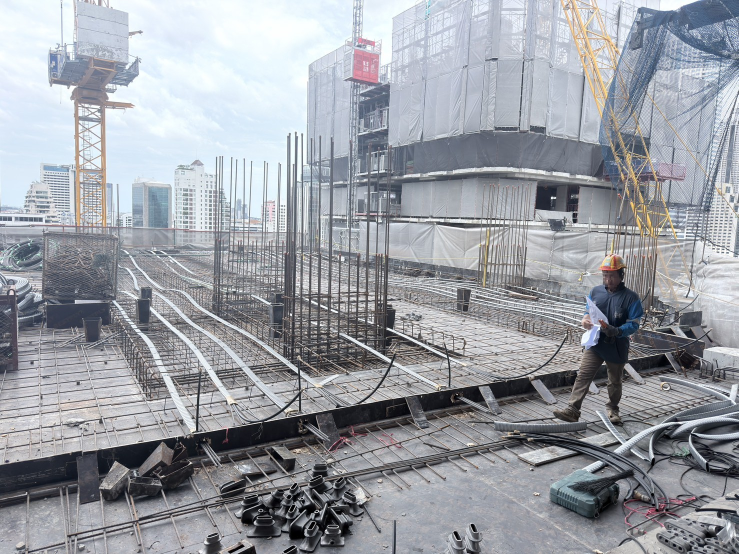
#> input picture data/raw/custom_capture/0006.jpg, 1477 x 1108 px (shown at 1/2 size)
$ python -i faceblur.py   (imports and definitions only)
#> lines starting #> are read from the running program, lines starting #| are printed output that depends on the picture
#> further down, picture is the input picture: PIL image 1477x1108 RGB; mean R, G, B 154.6, 157.9, 164.7
"""Face anonymisation for images and video frames before they enter a dataset (PDPA: faces are personal data).

CPU only: an OpenCV Haar cascade detects frontal faces; PIL blurs a padded square around each face.
The detector is injectable so tests never need the cascade file. Unavailable OpenCV or a missing
cascade degrades to "no faces found" here; callers that promise anonymisation check ``available()``
first and fail closed (upload/connector ingest and video frame extraction).
"""

import logging
from collections.abc import Callable
from functools import lru_cache

import numpy as np
from PIL import Image, ImageFilter

log = logging.getLogger(__name__)

CASCADE_FILE = "haarcascade_frontalface_default.xml"
MAX_DETECT_PX = 640  # downscale before detection; boxes are scaled back
Detector = Callable[[np.ndarray], list[tuple[int, int, int, int]]]


@lru_cache(maxsize=1)
def _cascade():
    """The Haar classifier, or None (logged once) when OpenCV or the cascade is unavailable."""
    try:
        import cv2

        classifier = cv2.CascadeClassifier(cv2.data.haarcascades + CASCADE_FILE)
        if classifier.empty():
            raise RuntimeError("cascade file could not be loaded")
        return classifier
    except Exception as exc:  # no cv2, no cv2.data, corrupt install — degrade, never raise
        log.warning("face detection unavailable (%s); callers that promise anonymisation must fail closed", exc)
        return None


def available() -> bool:
    """True when the Haar detector can actually run (fail-closed callers check this)."""
    return _cascade() is not None


def detect_faces(gray: np.ndarray) -> list[tuple[int, int, int, int]]:
    """Frontal faces in a grayscale array as (x, y, w, h) pixels; [] when detection is unavailable."""
    classifier = _cascade()
    if classifier is None or gray is None:
        return []
    arr = np.asarray(gray)
    if arr.ndim == 3:
        arr = arr[..., :3].mean(axis=2)
    if arr.dtype != np.uint8:
        arr = arr.astype(np.uint8)
    try:
        faces = classifier.detectMultiScale(arr, scaleFactor=1.1, minNeighbors=5, minSize=(24, 24))
    except Exception:  # OpenCV assertion on odd shapes must not break ingest
        log.exception("face detection failed")
        return []
    return [(int(x), int(y), int(w), int(h)) for x, y, w, h in faces]


def _region(box: tuple[int, int, int, int], width: int, height: int) -> tuple[int, int, int, int]:
    """Padded square around a face, clamped to the image."""
    x, y, w, h = box
    cx, cy = x + w / 2, y + h / 2
    half = max(w, h) / 2 + max(w, h) * 0.25
    return (max(0, int(cx - half)), max(0, int(cy - half)), min(width, int(cx + half)), min(height, int(cy + half)))


def blur_faces(im: Image.Image, detector: Detector | None = None) -> tuple[Image.Image, int]:
    """Blur every detected face; return (image, faces_blurred).

    Returns the same image object when nothing was found. The blur radius grows with the face so
    a close-up is not merely softened.
    """
    work = im if im.mode == "RGB" else im.convert("RGB")
    width, height = work.size
#> width = 1477; height = 1108
    scale = min(1.0, MAX_DETECT_PX / max(width, height))
#> scale = 0.433
    small = work if scale >= 1.0 else work.resize((max(1, round(width * scale)), max(1, round(height * scale))))
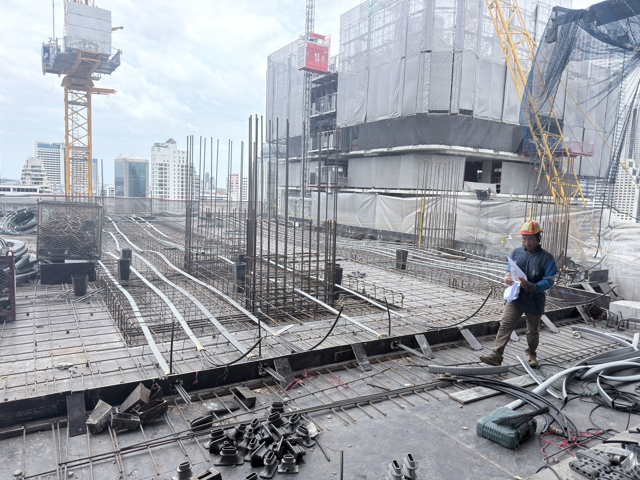
#> small: PIL image 640x480 RGB; mean R, G, B 154.6, 157.9, 164.7
    boxes = (detector or detect_faces)(np.asarray(small.convert("L")))
#> in detect_faces, `arr = np.asarray(gray)`:
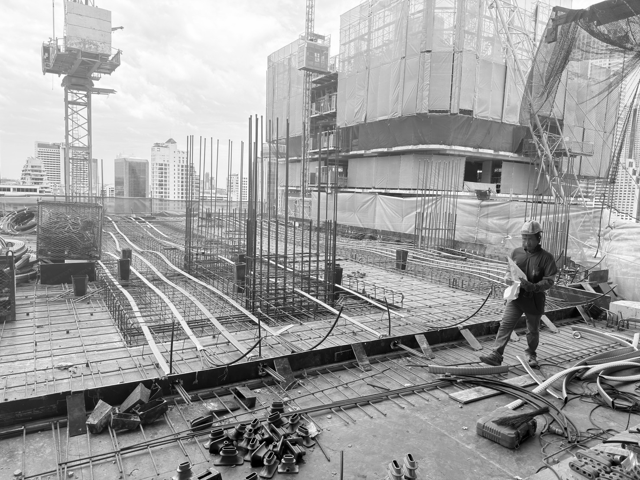
#> arr: shape (480, 640); min 0, max 255, mean 157.7
#> in detect_faces, `faces = classifier.detectMultiScale(arr, scaleFactor=1.1, minNeighbors..`: faces = ()
#> boxes = []
    if not boxes:
        return work, 0
    out = work.copy()
    for box in boxes:
        if scale < 1.0:
            box = tuple(round(v / scale) for v in box)
        left, top, right, bottom = _region(box, width, height)
        if right - left < 2 or bottom - top < 2:
            continue
        side = max(box[2], box[3])
        kernel = max(31, 2 * int(side / 3) + 1)
        radius = max(8.0, kernel / 2.0)
        out.paste(out.crop((left, top, right, bottom)).filter(ImageFilter.GaussianBlur(radius)), (left, top))
    return out, len(boxes)

>>> from PIL import Image
>>> picture = Image.open('../../../../data/raw/custom_capture/0006.jpg')
>>> result = blur_faces(picture)

$ run again, on data/raw/custom_capture/0036.jpg
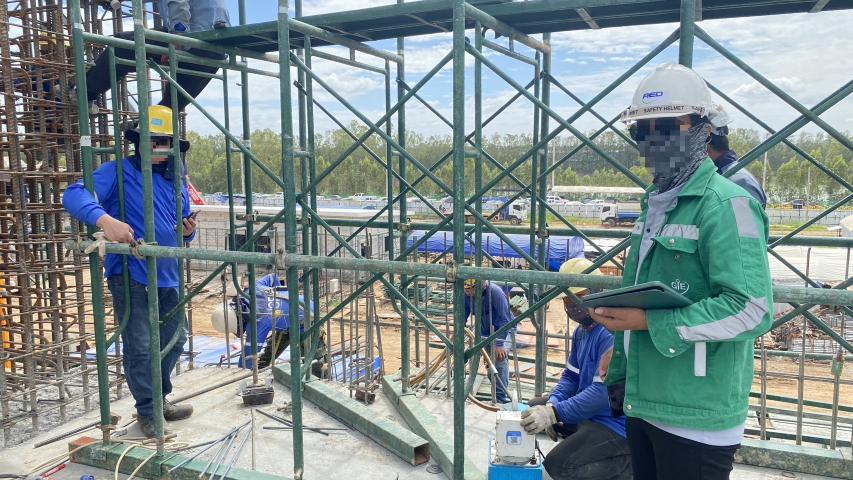
#> input picture data/raw/custom_capture/0036.jpg, 1706 x 960 px (shown at 1/2 size)
#> picture is the input picture: PIL image 1706x960 RGB; mean R, G, B 124.7, 139.1, 140.5
#> in blur_faces, `small = work if scale >= 1.0 else work.resize((max(1, round(width * sc..`:
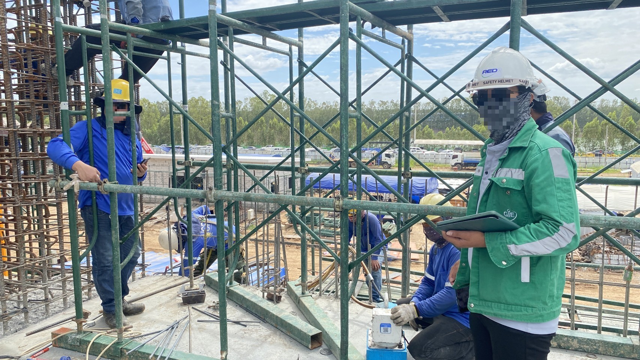
#> small: PIL image 640x360 RGB; mean R, G, B 124.7, 139.1, 140.5
#> in detect_faces, `arr = np.asarray(gray)`:
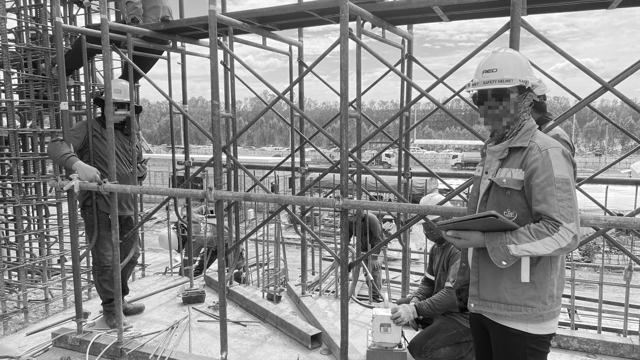
#> arr: shape (360, 640); min 3, max 255, mean 135
#> faces = ()
#> boxes = []

$ run again, on data/raw/custom_capture/0048.jpg
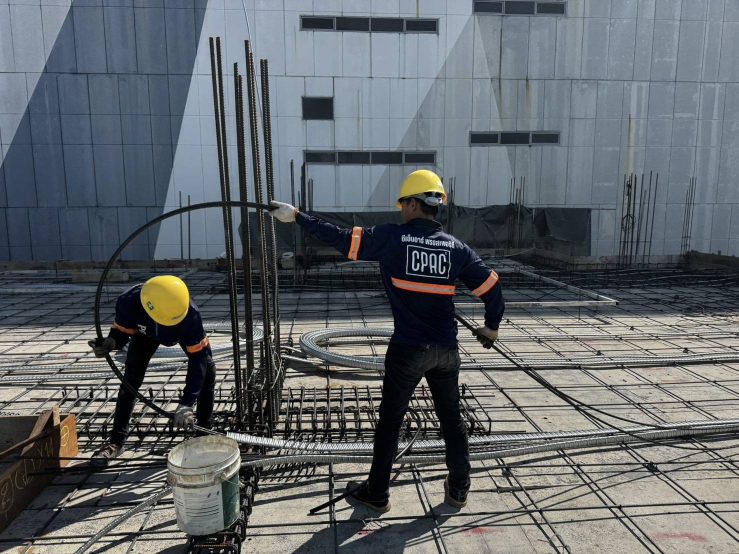
#> input picture data/raw/custom_capture/0048.jpg, 1477 x 1108 px (shown at 1/2 size)
#> picture is the input picture: PIL image 1477x1108 RGB; mean R, G, B 97.6, 102.7, 106.3
#> in blur_faces, `small = work if scale >= 1.0 else work.resize((max(1, round(width * sc..`:
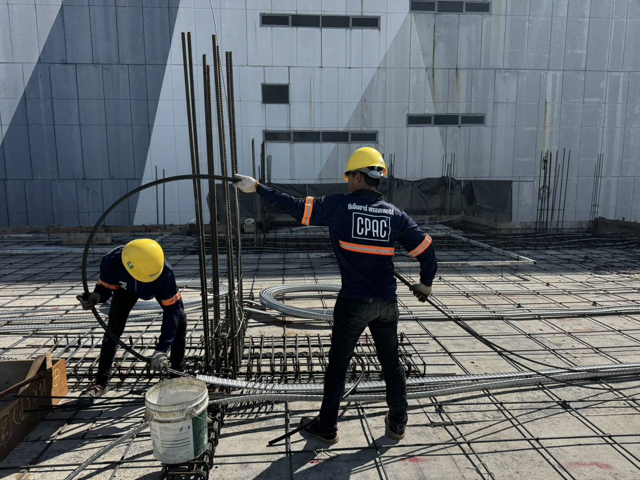
#> small: PIL image 640x480 RGB; mean R, G, B 97.6, 102.7, 106.3
#> in detect_faces, `arr = np.asarray(gray)`:
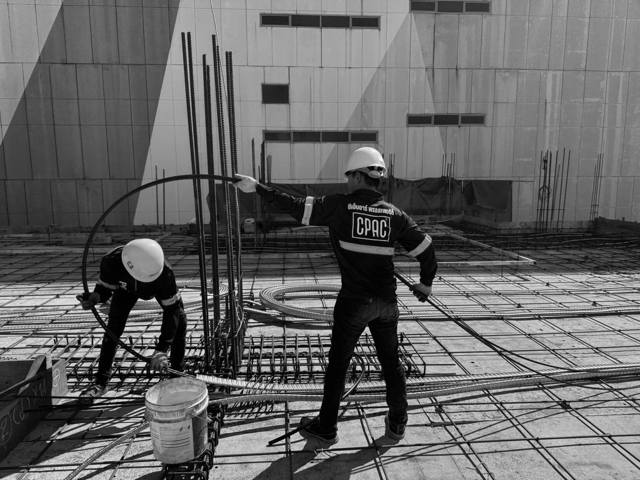
#> arr: shape (480, 640); min 0, max 249, mean 101.6
#> faces = ()
#> boxes = []

$ run again, on data/raw/custom_capture/0258.jpg
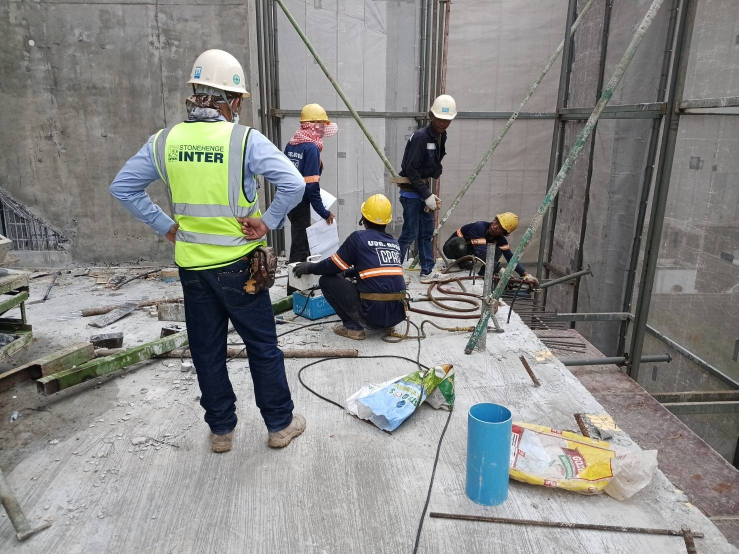
#> input picture data/raw/custom_capture/0258.jpg, 1477 x 1108 px (shown at 1/2 size)
#> picture is the input picture: PIL image 1477x1108 RGB; mean R, G, B 135.7, 136, 133.5
#> in blur_faces, `small = work if scale >= 1.0 else work.resize((max(1, round(width * sc..`:
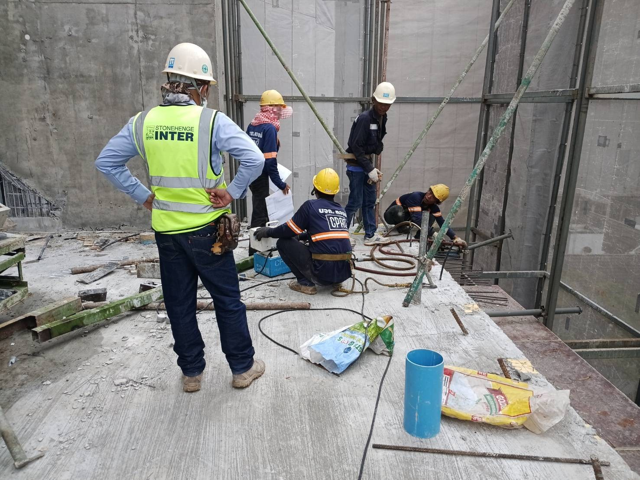
#> small: PIL image 640x480 RGB; mean R, G, B 135.7, 136, 133.5
#> in detect_faces, `arr = np.asarray(gray)`:
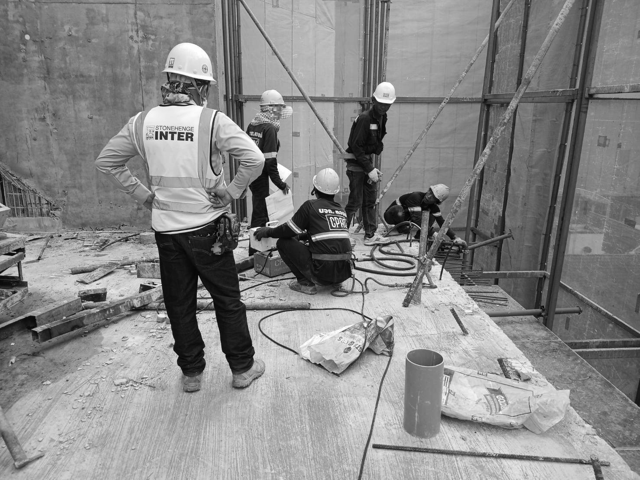
#> arr: shape (480, 640); min 0, max 255, mean 135.6
#> faces = ()
#> boxes = []
